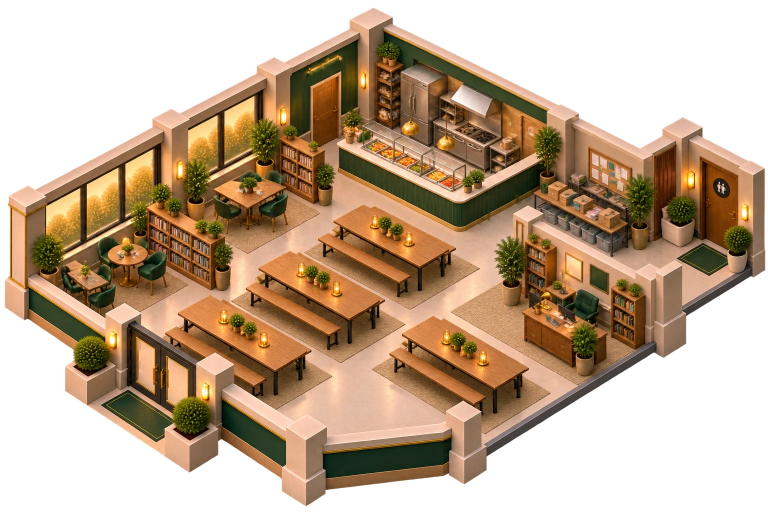
#> input picture livera/art/interiors/common_ground_alt.webp, 1536 x 1024 px (shown at 1/2 size)
$ python -i client_rooms.py   (imports and definitions only)
#> lines starting #> are read from the running program, lines starting #| are printed output that depends on the picture; after the words box and inside, x2 and y2 are one past the last pixel; in counts of white or black regions, pixels touching at a corner belong together
#> further down, picture is the input picture: PIL image 1536x1024 RGBA; mean R, G, B, A 125.2, 95.4, 67.4, 153
#!/usr/bin/env python3
"""Client copies of the owner's interior pictures, for the web client's rooms (D-066).

Reads data/interiors/<id>.json (every room the game has) and its picture art/interiors/<id>.webp, and writes
web/client/rooms/<id>.webp and web/client/rooms/manifest.json. Run it again whenever a room's picture or data
changes:

    scripts/client_rooms.py              rebuild web/client/rooms/
    scripts/client_rooms.py --check      exit 1 if web/client/rooms/ is out of date (nothing written)

Needs Python 3 and Pillow (nothing else). The output is deterministic for the same input.

What it does to each picture:
- The soft halo some pictures have outside the room (a dark or orange glow left by the generator's background
  removal) is trimmed to a clean edge: alpha below HALO_CUT goes, the rest is stretched back to full, and pixels
  that are left on their own (no opaque neighbour) go too. The room's own anti-aliased edge stays one pixel soft.
- The picture is cropped to what's left, with a small margin, and kept at the room's own scale (at most
  MAX_WIDTH wide), so the room data's coordinates (the picture's pixels) map onto the copy as
  copy = (picture - offset) * scale. The manifest gives each copy's size, offset and scale; the client only
  requests rooms listed there.
- Saved as WebP, quality QUALITY.

Rooms whose picture is missing are skipped with a note: the client then keeps the scene card for that place.
"""
import argparse
import io
import json
import pathlib
import sys

from PIL import Image, ImageFilter

ROOT = pathlib.Path(__file__).resolve().parent.parent
DATA = ROOT / "data" / "interiors"
ART = ROOT / "art" / "interiors"
OUT = ROOT / "web" / "client" / "rooms"
MAX_WIDTH = 1536
QUALITY = 85
HALO_CUT = 96      # alpha at or below this is halo, not room
MARGIN = 4


def trimmed(img):
    """The picture with its halo cut to a clean edge (RGBA)."""
    img = img.convert("RGBA")
    r, g, b, a = img.split()
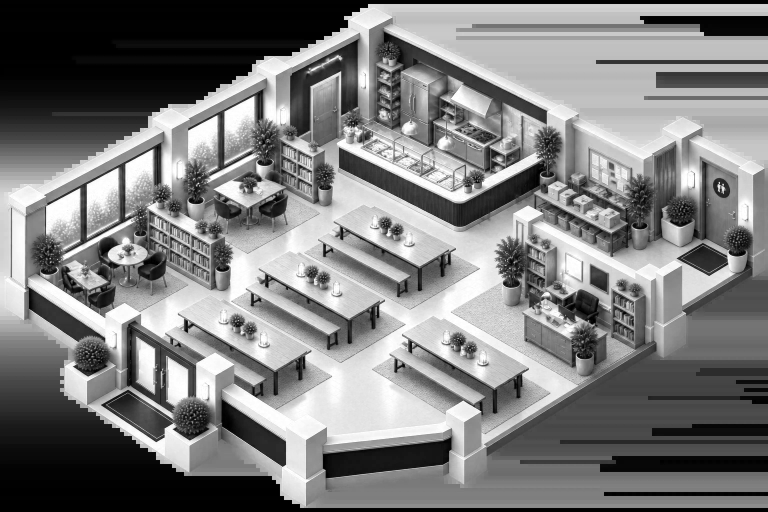
#> r: PIL image 1536x1024 L (shown at 1/2 size); min 0, max 255, mean 125.2
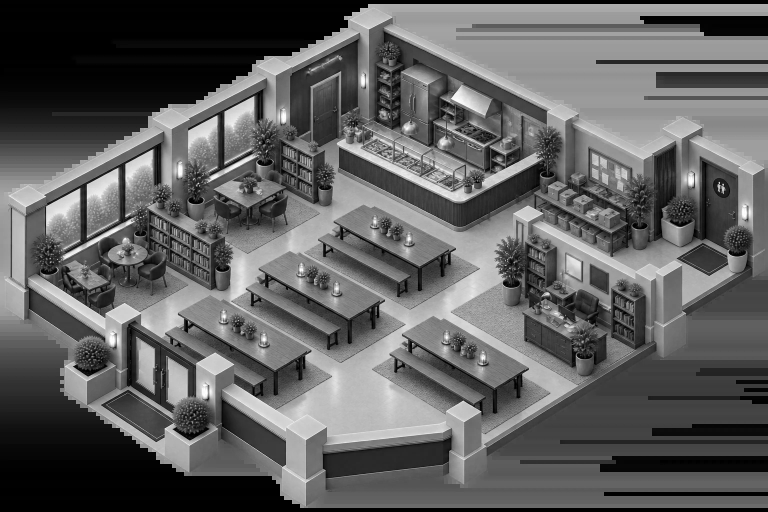
#> g: PIL image 1536x1024 L (shown at 1/2 size); min 0, max 255, mean 95.4
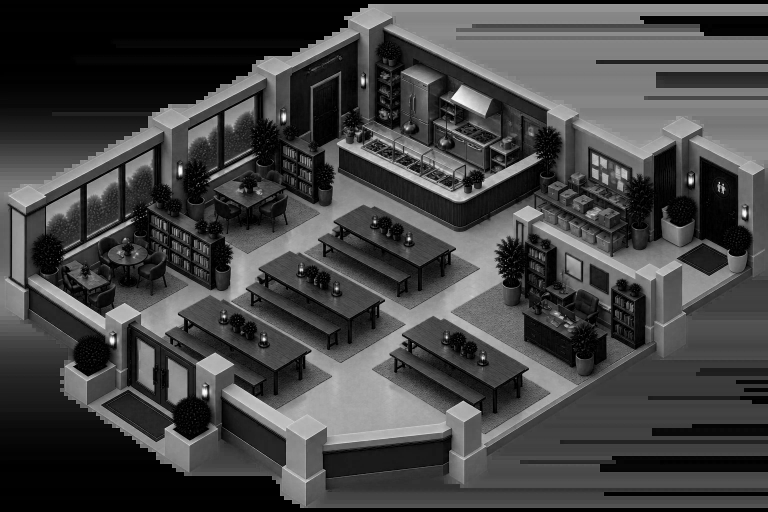
#> b: PIL image 1536x1024 L (shown at 1/2 size); min 0, max 255, mean 67.4
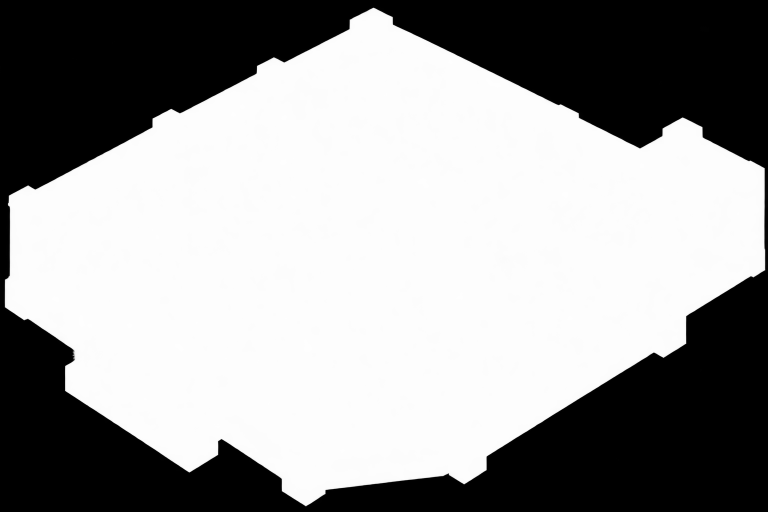
#> a: PIL image 1536x1024 L (shown at 1/2 size); min 0, max 254, mean 153
    # Stretch alpha so the halo's faint glow goes and the room's edge stays soft by about a pixel.
    a = a.point(lambda v: 0 if v <= HALO_CUT else min(255, (v - HALO_CUT) * 255 // (224 - HALO_CUT)))
    # Specks: anything more than two pixels from a solid pixel is dropped.
    solid = a.point(lambda v: 255 if v >= 250 else 0)
#> solid: PIL image 1536x1024 L; 60.4% white; 1 black region, box (x1, y1, x2, y2) and area: (0, 0, 1536, 1024) 623363
    near = solid.filter(ImageFilter.MaxFilter(5))
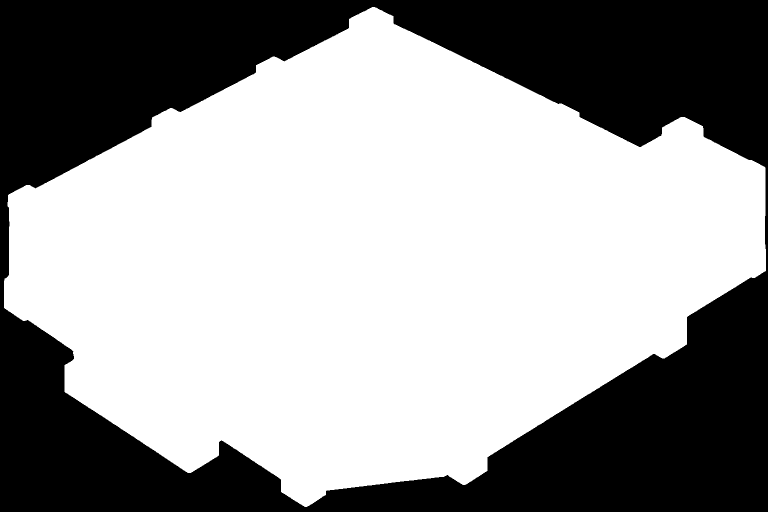
#> near: PIL image 1536x1024 L (shown at 1/2 size); 61.1% white; 1 black region, box (x1, y1, x2, y2) and area: (0, 0, 1536, 1024) 612415
    a = Image.composite(a, Image.new("L", a.size, 0), near)
    return Image.merge("RGBA", (r, g, b, a))


# [58 lines left out: functions build, main, not called in this run]


# [2 lines not run here, left out]

>>> from PIL import Image
>>> picture = Image.open('../art/interiors/common_ground_alt.webp')
>>> result = trimmed(picture)

$ run again, on livera/art/interiors/ellis_atelier.webp
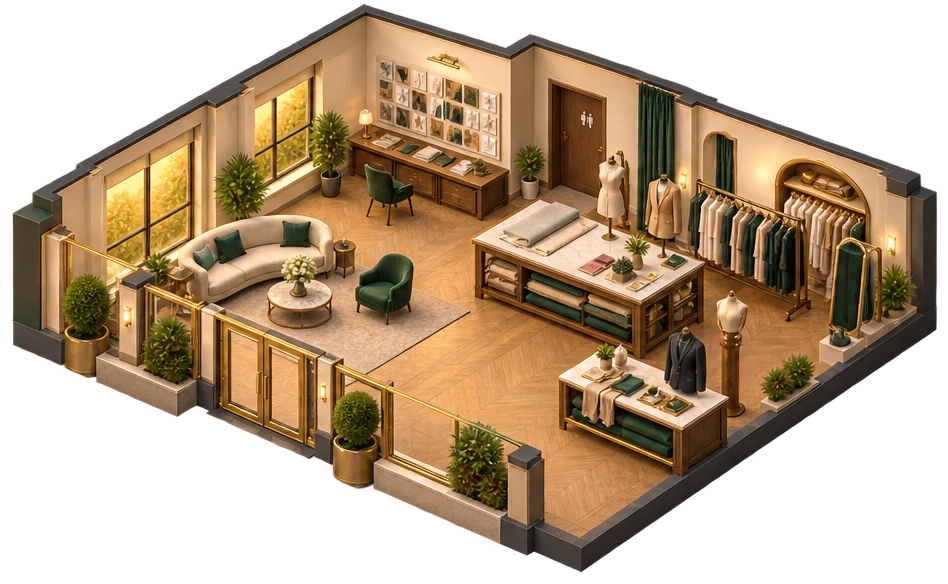
#> input picture livera/art/interiors/ellis_atelier.webp, 948 x 584 px
#> picture is the input picture: PIL image 948x584 RGBA; mean R, G, B, A 124.3, 97.2, 65.3, 153.5
#> in trimmed, `solid = a.point(lambda v: 255 if v >= 250 else 0)`:
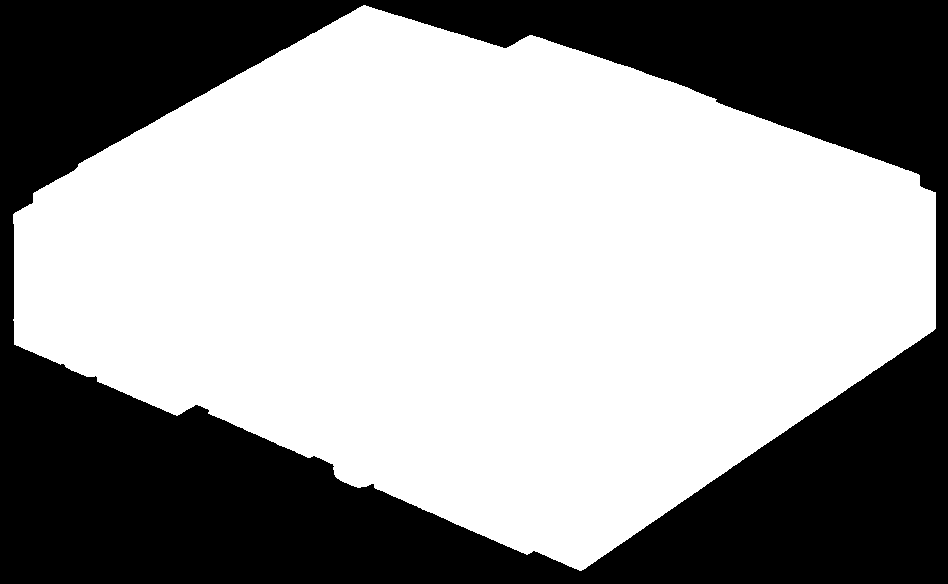
#> solid: PIL image 948x584 L; 60.5% white; 1 black region, box (x1, y1, x2, y2) and area: (0, 0, 948, 584) 218759
#> in trimmed, `near = solid.filter(ImageFilter.MaxFilter(5))`:
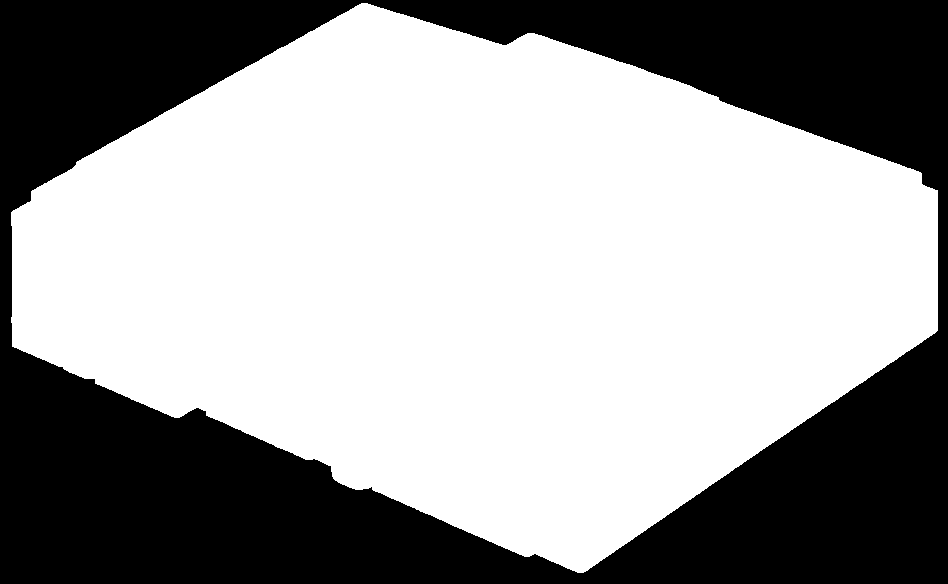
#> near: PIL image 948x584 L; 61.6% white; 1 black region, box (x1, y1, x2, y2) and area: (0, 0, 948, 584) 212644

$ run again, on livera/art/interiors/fade_glow.webp
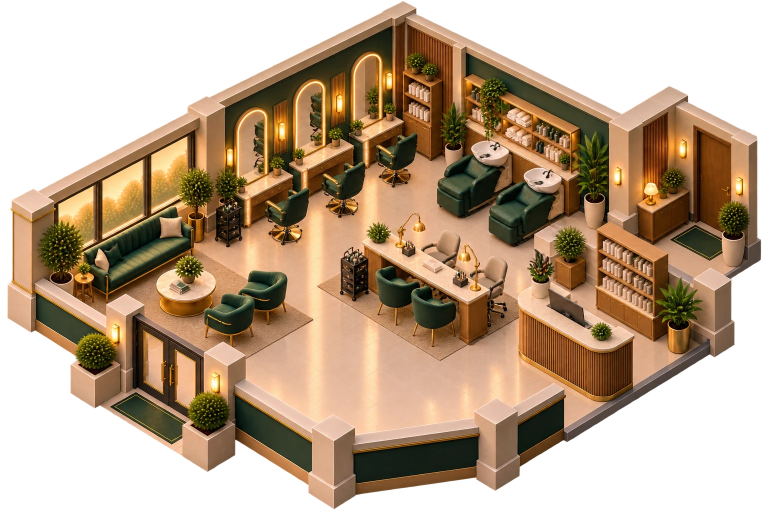
#> input picture livera/art/interiors/fade_glow.webp, 1536 x 1024 px (shown at 1/2 size)
#> picture is the input picture: PIL image 1536x1024 RGBA; mean R, G, B, A 126.6, 97.6, 69.1, 163.5
#> in trimmed, `r, g, b, a = img.split()`:
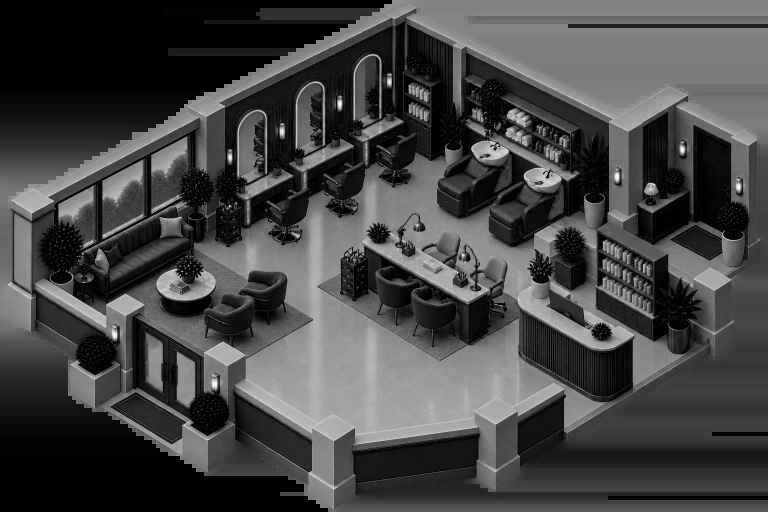
#> b: PIL image 1536x1024 L (shown at 1/2 size); min 0, max 255, mean 69.1
#> solid: PIL image 1536x1024 L; 64.5% white; 1 black region, box (x1, y1, x2, y2) and area: (0, 0, 1536, 1024) 558033
#> in trimmed, `near = solid.filter(ImageFilter.MaxFilter(5))`:
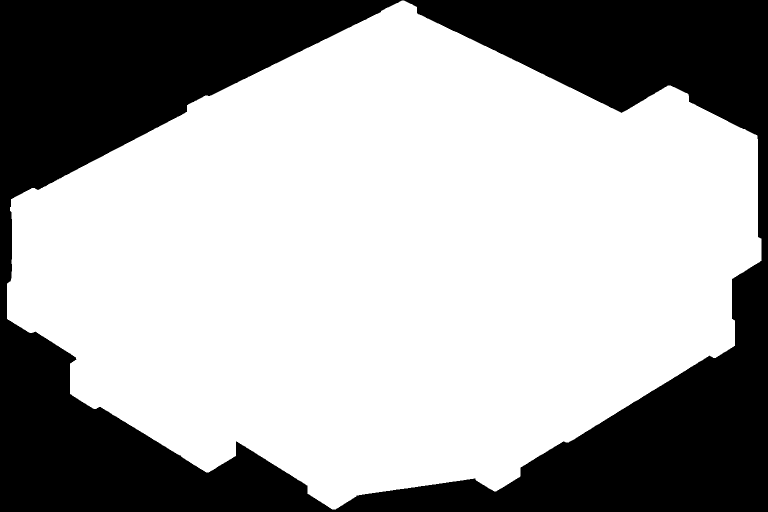
#> near: PIL image 1536x1024 L (shown at 1/2 size); 65.2% white; 1 black region, box (x1, y1, x2, y2) and area: (0, 0, 1536, 1024) 547166

$ run again, on livera/art/interiors/founders_school.webp
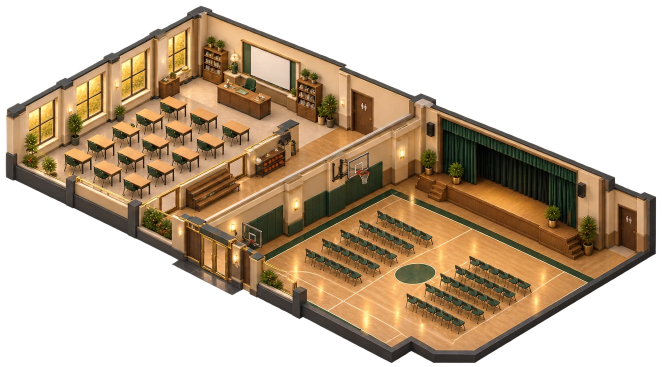
#> input picture livera/art/interiors/founders_school.webp, 1324 x 734 px (shown at 1/2 size)
#> picture is the input picture: PIL image 1324x734 RGBA; mean R, G, B, A 107.3, 83.8, 57.4, 137.9
#> in trimmed, `solid = a.point(lambda v: 255 if v >= 250 else 0)`:
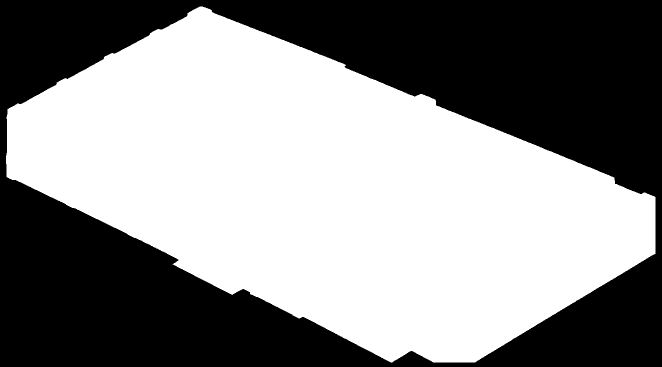
#> solid: PIL image 1324x734 L (shown at 1/2 size); 54.4% white; 1 black region, box (x1, y1, x2, y2) and area: (0, 0, 1324, 734) 443465
#> in trimmed, `near = solid.filter(ImageFilter.MaxFilter(5))`:
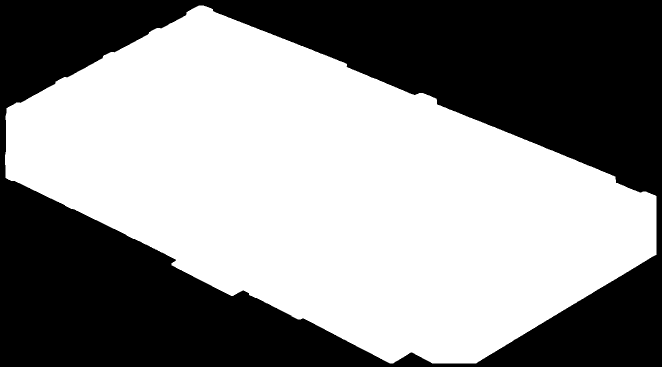
#> near: PIL image 1324x734 L (shown at 1/2 size); 55.2% white; 1 black region, box (x1, y1, x2, y2) and area: (0, 0, 1324, 734) 435146
